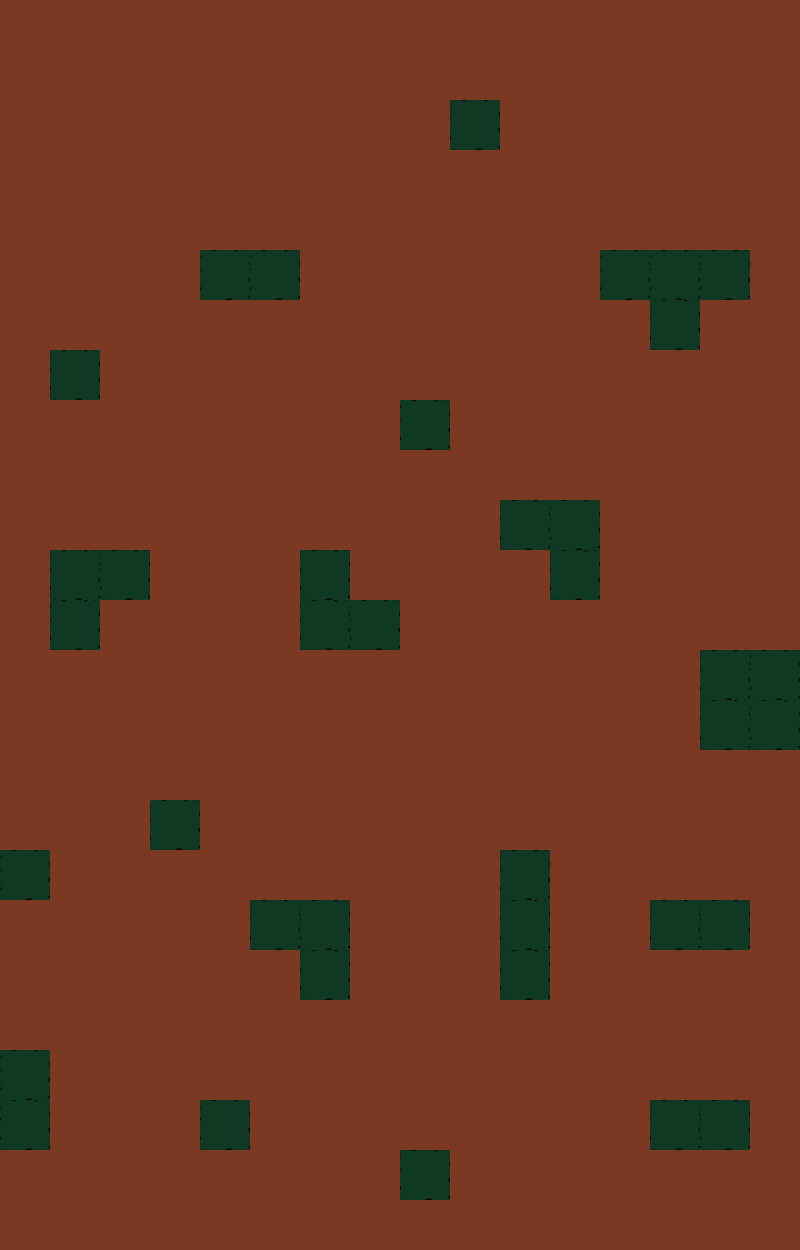

The image is a tile-based game level rendered from a .tmx file. Its description and source (layers, tilesets, objects; grid data summarised) follow:
An orthogonal 16x25 tile map with 50x50 px tiles, 2 tile layers (background, Graphis) and 362 objects.

<map version="1.0" tiledversion="2017.07.26" orientation="orthogonal" renderorder="left-down" width="16" height="25" tilewidth="50" tileheight="50" nextobjectid="402">
 <tileset firstgid="1" source="gutter.tsx" />
 <layer name="background" width="16" height="25">
  <data>[400 cells, 400 non-empty, 1 distinct tile ids]</data>
 </layer>
 <layer name="Graphis" width="16" height="25">
  <data>[400 cells, 400 non-empty, 2 distinct tile ids]</data>
 </layer>
 <objectgroup name="Collitions" visible="0" opacity="0.99">
  <object id="1" x="0" y="0" width="50" height="50" />
  <object id="3" x="50" y="0" width="50" height="50" />
  <object id="4" x="100" y="0" width="50" height="50" />
  <object id="5" x="150" y="0" width="50" height="50" />
  <object id="6" x="200" y="0" width="50" height="50" />
  <object id="7" x="250" y="0" width="50" height="50" />
  <object id="8" x="300" y="0" width="50" height="50" />
  <object id="9" x="350" y="0" width="50" height="50" />
  <object id="10" x="400" y="0" width="50" height="50" />
  <object id="11" x="450" y="0" width="50" height="50" />
  <object id="12" x="500" y="0" width="50" height="50" />
  <object id="13" x="600" y="0" width="50" height="50" />
  <object id="14" x="550" y="0" width="50" height="50" />
  <object id="15" x="650" y="0" width="50" height="50" />
  <object id="16" x="750" y="0" width="50" height="50" />
  <object id="17" x="700" y="0" width="50" height="50" />
  <object id="18" x="300" y="50" width="50" height="50" />
  <object id="19" x="550" y="50" width="50" height="50" />
  <object id="20" x="650" y="50" width="50" height="50" />
  <object id="21" x="50" y="50" width="50" height="50" />
  <object id="22" x="500" y="50" width="50" height="50" />
  <object id="23" x="150" y="50" width="50" height="50" />
  <object id="24" x="450" y="50" width="50" height="50" />
  <object id="25" x="700" y="50" width="50" height="50" />
  <object id="26" x="600" y="50" width="50" height="50" />
  <object id="27" x="750" y="50" width="50" height="50" />
  <object id="28" x="200" y="50" width="50" height="50" />
  <object id="29" x="400" y="50" width="50" height="50" />
  <object id="30" x="250" y="50" width="50" height="50" />
  <object id="31" x="-5.68434e-14" y="50" width="50" height="50" />
  <object id="32" x="100" y="50" width="50" height="50" />
  <object id="33" x="350" y="50" width="50" height="50" />
  <object id="34" x="500" y="150" width="50" height="50" />
  <object id="35" x="150" y="100" width="50" height="50" />
  <object id="36" x="750" y="150" width="50" height="50" />
  <object id="37" x="9.9476e-14" y="100" width="50" height="50" />
  <object id="38" x="750" y="100" width="50" height="50" />
  <object id="39" x="400" y="100" width="50" height="50" />
  <object id="40" x="50" y="150" width="50" height="50" />
  <object id="41" x="200" y="150" width="50" height="50" />
  <object id="42" x="4.26326e-14" y="150" width="50" height="50" />
  <object id="43" x="450" y="150" width="50" height="50" />
  <object id="44" x="250" y="150" width="50" height="50" />
  <object id="45" x="250" y="100" width="50" height="50" />
  <object id="46" x="600" y="100" width="50" height="50" />
  <object id="47" x="150" y="150" width="50" height="50" />
  <object id="48" x="350" y="150" width="50" height="50" />
  <object id="49" x="650" y="150" width="50" height="50" />
  <object id="50" x="350" y="100" width="50" height="50" />
  <object id="51" x="400" y="150" width="50" height="50" />
  <object id="52" x="700" y="150" width="50" height="50" />
  <object id="53" x="200" y="100" width="50" height="50" />
  <object id="54" x="500" y="100" width="50" height="50" />
  <object id="55" x="700" y="100" width="50" height="50" />
  <object id="56" x="650" y="100" width="50" height="50" />
  <object id="57" x="300" y="100" width="50" height="50" />
  <object id="58" x="300" y="150" width="50" height="50" />
  <object id="59" x="550" y="150" width="50" height="50" />
  <object id="60" x="100" y="150" width="50" height="50" />
  <object id="61" x="50" y="100" width="50" height="50" />
  <object id="62" x="100" y="100" width="50" height="50" />
  <object id="64" x="600" y="150" width="50" height="50" />
  <object id="65" x="550" y="100" width="50" height="50" />
  <object id="66" x="100" y="300" width="50" height="50" />
  <object id="67" x="450" y="300" width="50" height="50" />
  <object id="68" x="50" y="250" width="50" height="50" />
  <object id="69" x="300" y="200" width="50" height="50" />
  <object id="70" x="50" y="300" width="50" height="50" />
  <object id="71" x="250" y="350" width="50" height="50" />
  <object id="73" x="0" y="200" width="50" height="50" />
  <object id="74" x="750" y="350" width="50" height="50" />
  <object id="75" x="750" y="250" width="50" height="50" />
  <object id="76" x="500" y="350" width="50" height="50" />
  <object id="77" x="500" y="300" width="50" height="50" />
  <object id="79" x="400" y="300" width="50" height="50" />
  <object id="80" x="700" y="200" width="50" height="50" />
  <object id="81" x="600" y="300" width="50" height="50" />
  <object id="82" x="300" y="250" width="50" height="50" />
  <object id="83" x="450" y="350" width="50" height="50" />
  <object id="84" x="1.13687e-13" y="300" width="50" height="50" />
  <object id="86" x="5.68434e-14" y="350" width="50" height="50" />
  <object id="88" x="550" y="200" width="50" height="50" />
  <object id="89" x="650" y="200" width="50" height="50" />
  <object id="90" x="350" y="250" width="50" height="50" />
  <object id="91" x="200" y="350" width="50" height="50" />
  <object id="92" x="100" y="350" width="50" height="50" />
  <object id="93" x="700" y="300" width="50" height="50" />
  <object id="94" x="450" y="250" width="50" height="50" />
  <object id="95" x="100" y="200" width="50" height="50" />
  <object id="96" x="200" y="200" width="50" height="50" />
  <object id="98" x="550" y="250" width="50" height="50" />
  <object id="99" x="150" y="250" width="50" height="50" />
  <object id="100" x="50" y="200" width="50" height="50" />
  <object id="101" x="650" y="350" width="50" height="50" />
  <object id="102" x="300" y="350" width="50" height="50" />
  <object id="103" x="750" y="300" width="50" height="50" />
  <object id="105" x="350" y="350" width="50" height="50" />
  <object id="106" x="250" y="300" width="50" height="50" />
  <object id="107" x="600" y="350" width="50" height="50" />
  <object id="108" x="300" y="300" width="50" height="50" />
  <object id="109" x="-5.68434e-14" y="250" width="50" height="50" />
  <object id="111" x="200" y="300" width="50" height="50" />
  <object id="112" x="400" y="200" width="50" height="50" />
  <object id="113" x="600" y="200" width="50" height="50" />
  <object id="114" x="350" y="200" width="50" height="50" />
  <object id="115" x="350" y="300" width="50" height="50" />
  <object id="116" x="500" y="200" width="50" height="50" />
  <object id="117" x="550" y="350" width="50" height="50" />
  <object id="118" x="700" y="350" width="50" height="50" />
  <object id="119" x="150" y="350" width="50" height="50" />
  <object id="120" x="750" y="200" width="50" height="50" />
  <object id="121" x="400" y="250" width="50" height="50" />
  <object id="122" x="150" y="200" width="50" height="50" />
  <object id="123" x="250" y="200" width="50" height="50" />
  <object id="124" x="150" y="300" width="50" height="50" />
  <object id="125" x="100" y="250" width="50" height="50" />
  <object id="126" x="500" y="250" width="50" height="50" />
  <object id="127" x="450" y="200" width="50" height="50" />
  <object id="128" x="400" y="350" width="50" height="50" />
  </objectgroup>
</map>
<!-- 243 of 362 objects omitted -->
